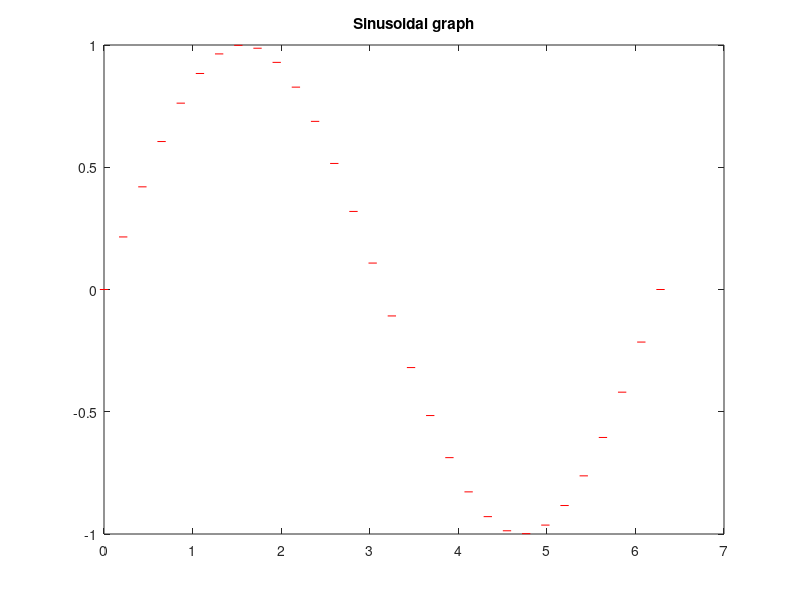

MATLAB code for this plot:
#1
a=[3^2-((5+4)/2)+6*3];

#2
x=2;
b=x^2+2*x;

#3
z=[2 4 6 8];

#4
x=linspace(20,29,10);

#5
y=x';
#6
z=x.*x;

#7
a=linspace(1,7,7);
a=a';
#8
z=[2 4 6 8];
E=complex(z,z)
A=E';
F=E.';

#9
a=linspace(1 ,9,9);
b=linspace(2,10,9);
c=a.*b;
#10
a=10:18
a=reshape(a,3,3);
b=1:9;
b=reshape(b,3,3);
c=a-b;
#11
a=10:18
a=reshape(a,3,3);
b=a-2

#15
diag(1:4);

#16







#Problem on two dimensional graphics
#1
x=linspace(0,2*pi,30);
y=sin(x);
plot(x,y,'_r');
title("Sinusoidal graph");





















